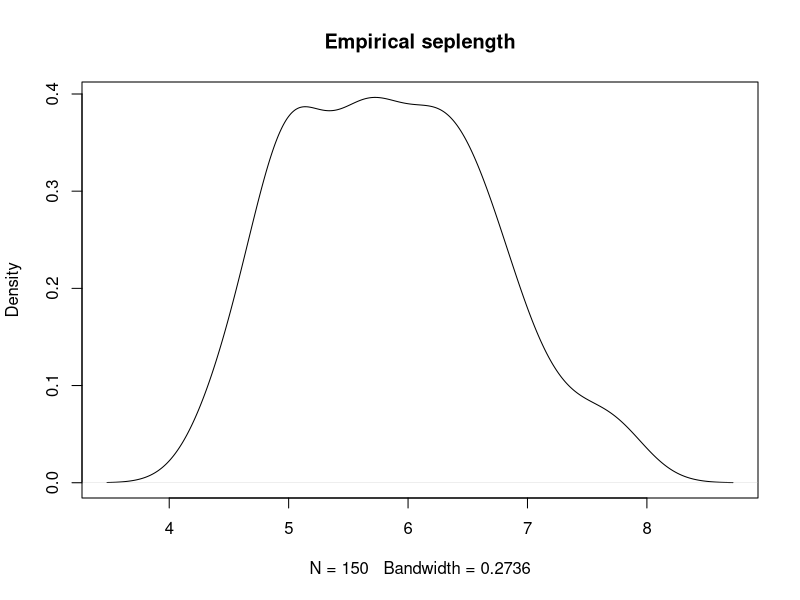
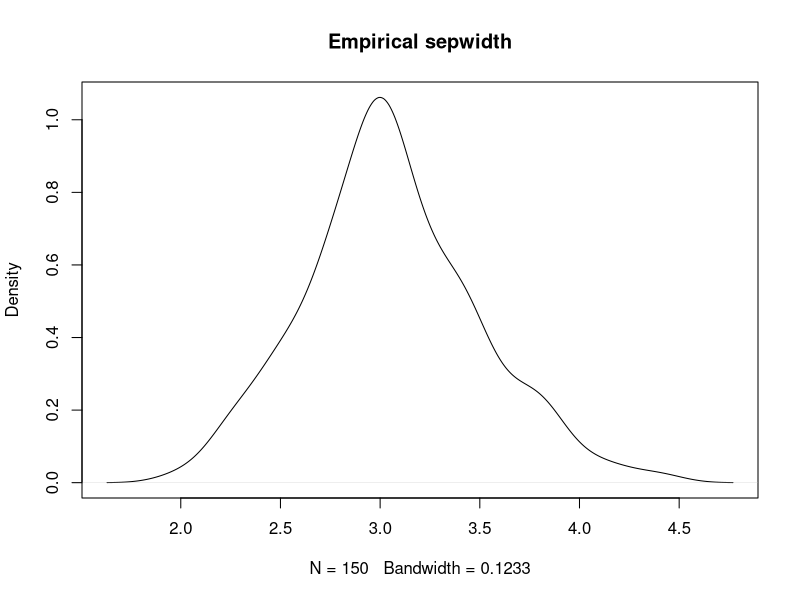
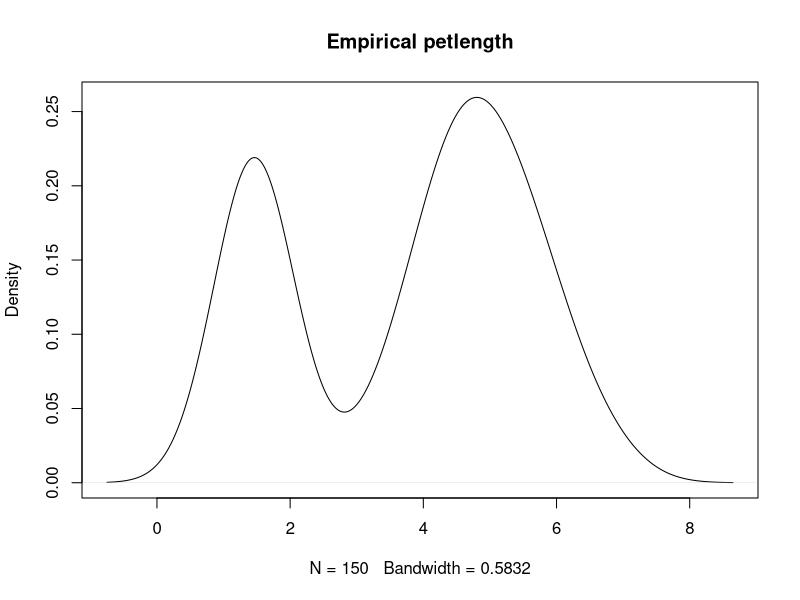
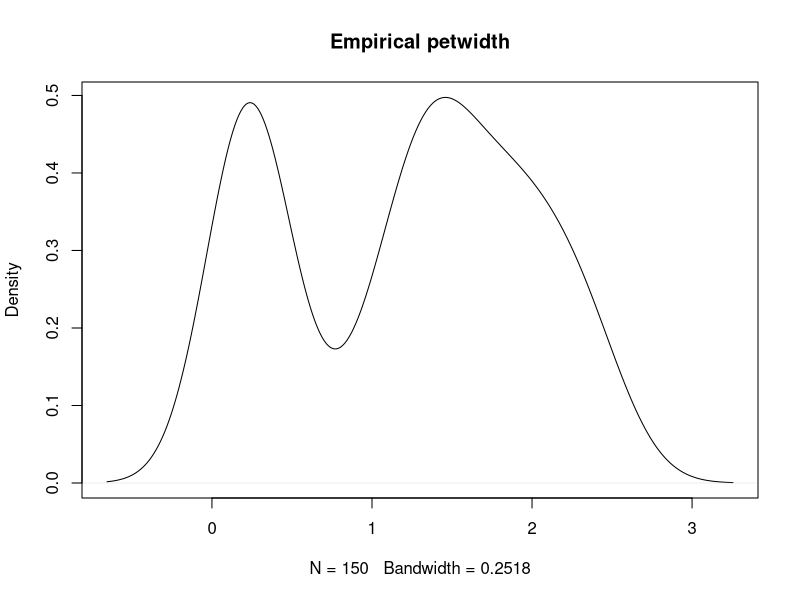
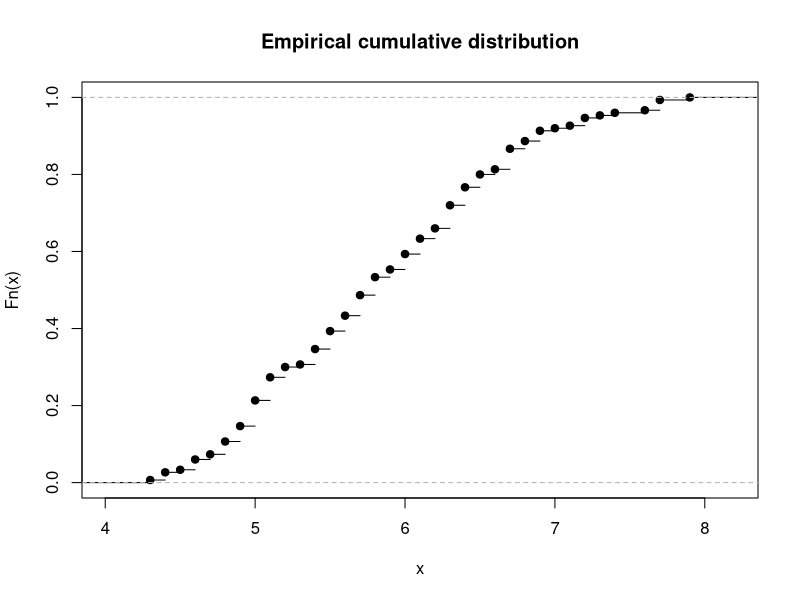
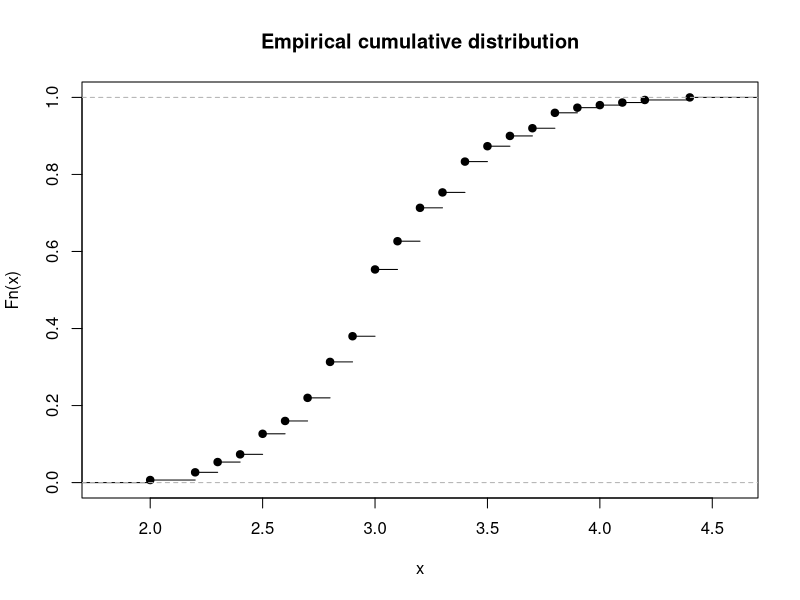
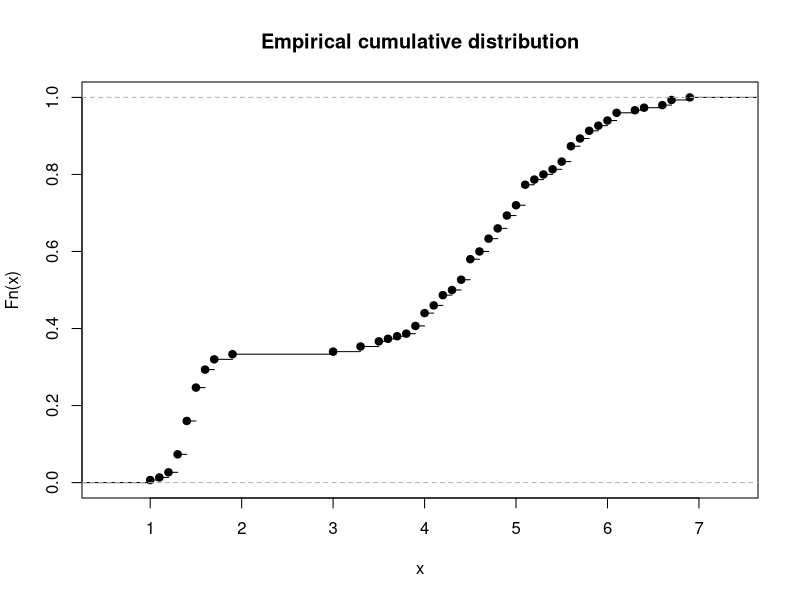
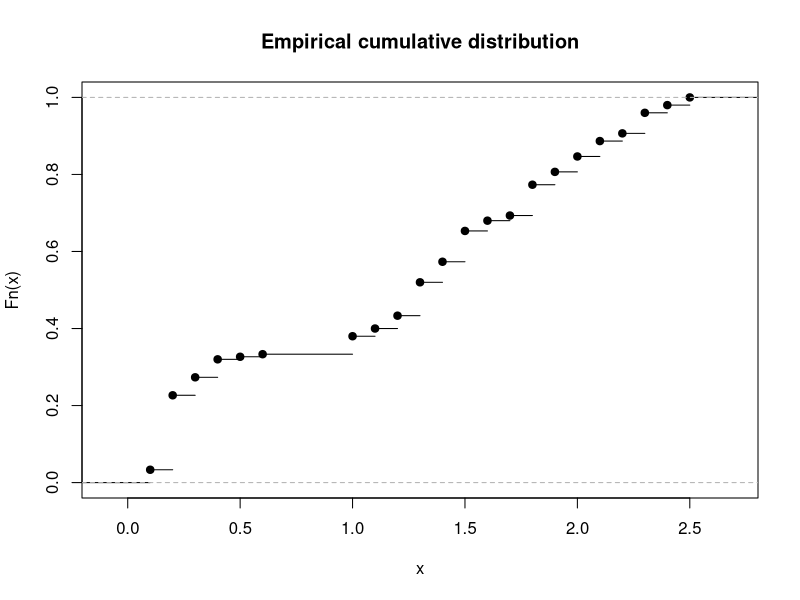

R code for these plots, in order:
library(datasets)

seplength <- iris[,1]
sepwidth <- iris[,2]
petlength <- iris[,3]
petwidth <- iris[,4]
species <- iris[,5]


mean(seplength)
mean(sepwidth)
mean(petlength)
mean(petwidth)

mean(iris[,1])
mean(iris[,2])
mean(iris[,3])
mean(iris[,4])

# The Median
median(seplength)
median(sepwidth)
median(petlength)
median(petwidth)

# The Five Point Summary
quantile(seplength)
quantile(sepwidth)
quantile(petlength)
quantile(petwidth)

# The Variance
var(seplength)
var(sepwidth)
var(petlength)
var(petwidth)

# The Standard Deviation
sd(seplength)
sd(sepwidth)
sd(petlength)
sd(petwidth)

# The Range
range(seplength)
range(sepwidth)
range(petlength)
range(petwidth)

# The Inter-quartile Range (IQR)
IQR(seplength)
IQR(sepwidth)
IQR(petlength)
IQR(petwidth)


#Empirical density
plot(density(seplength), main="Empirical seplength")
plot(density(sepwidth), main="Empirical sepwidth")
plot(density(petlength), main="Empirical petlength")
plot(density(petwidth), main="Empirical petwidth")

#Empirical cumulative distribution
plot(ecdf(seplength), main="Empirical cumulative distribution")
plot(ecdf(sepwidth), main="Empirical cumulative distribution")
plot(ecdf(petlength), main="Empirical cumulative distribution")
plot(ecdf(petwidth), main="Empirical cumulative distribution")


#histo and denity
hist(seplength, freq=FALSE)
lines(density(seplength), main = "Histogram of seplength", col="green")

hist(sepwidth, freq=FALSE)
lines(density(sepwidth), main = "Histogram of sepwidth", col="green")

hist(petlength, freq=FALSE)
lines(density(petlength), main = "Histogram of petlength", col="green")

hist(petwidth, freq=FALSE)
lines(density(petwidth), main = "Histogram of petwidth", col="green")


#QQ plot
qqnorm(seplength)
qqnorm(sepwidth)
qqnorm(petlength)
qqnorm(petwidth)


